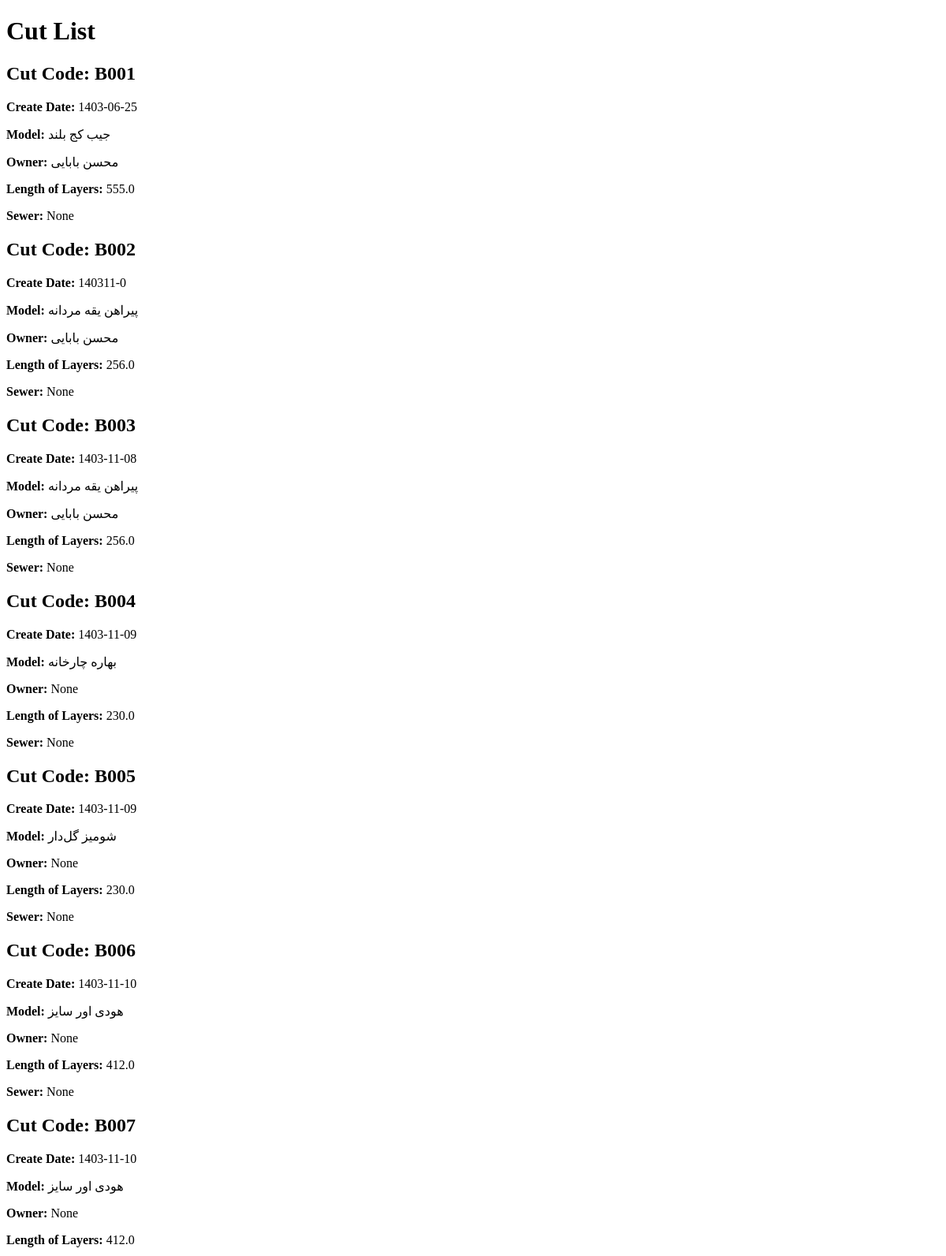
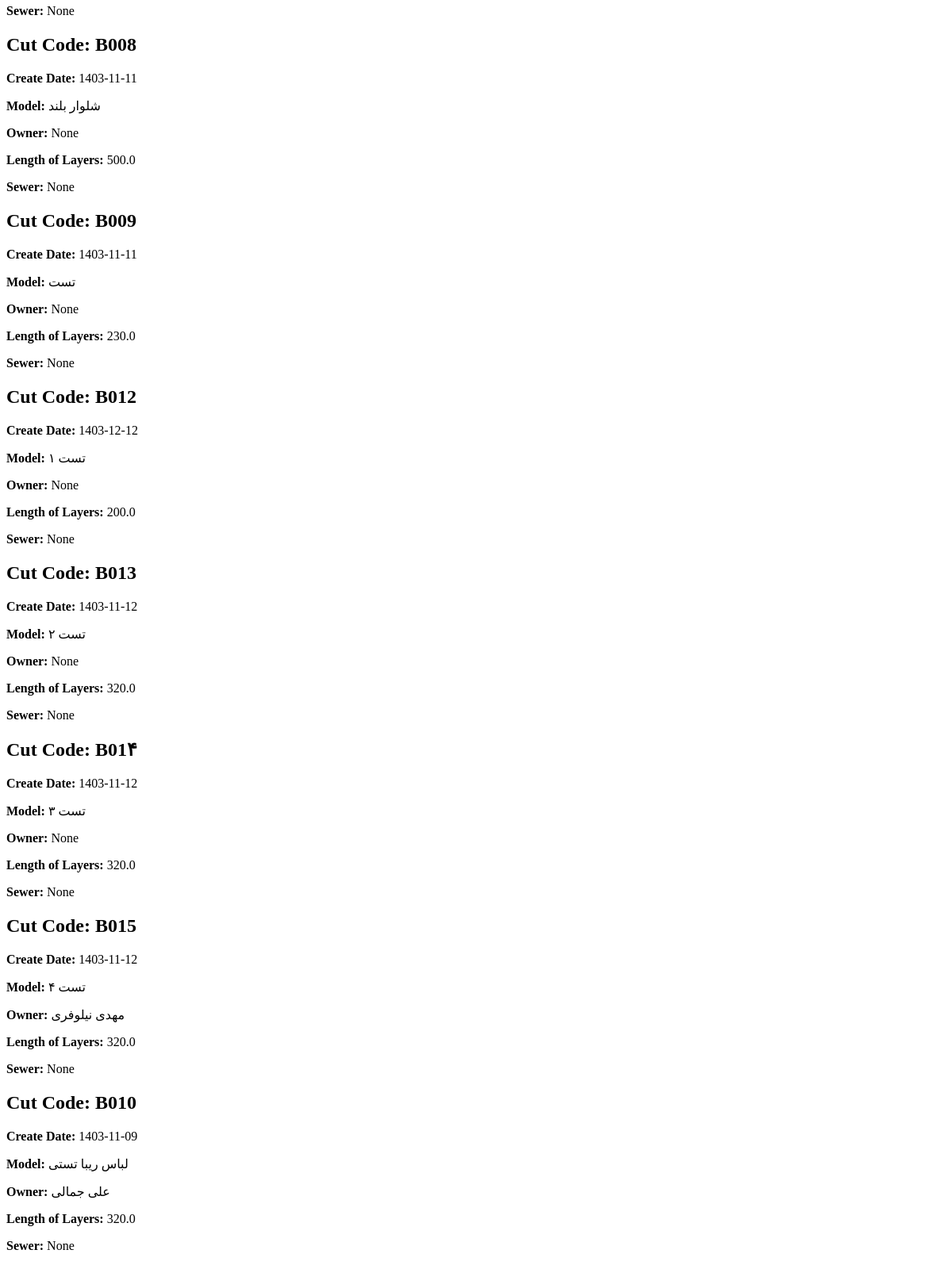
Before: /api/cut_list/ with the older database file (2 pictures, top to bottom).
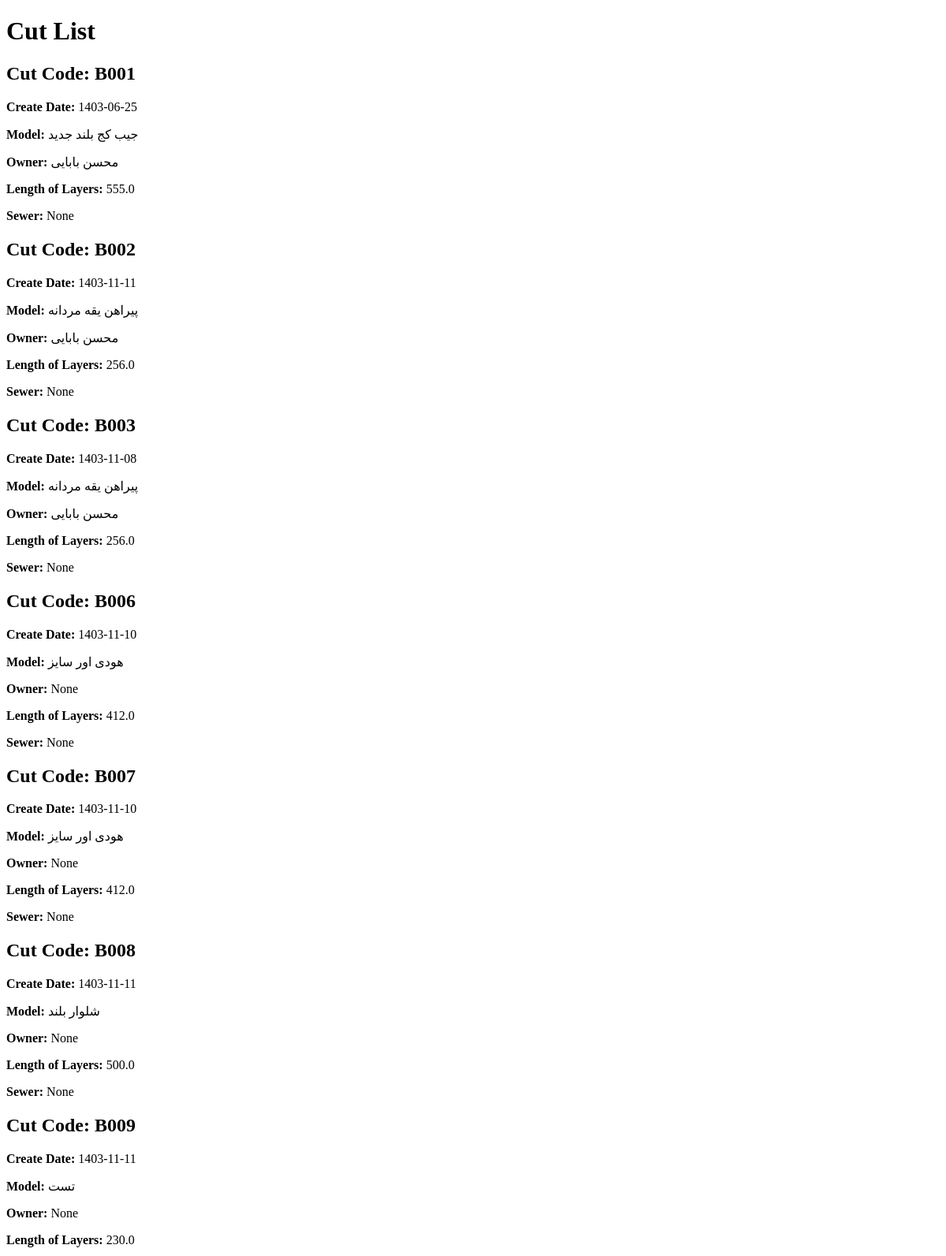
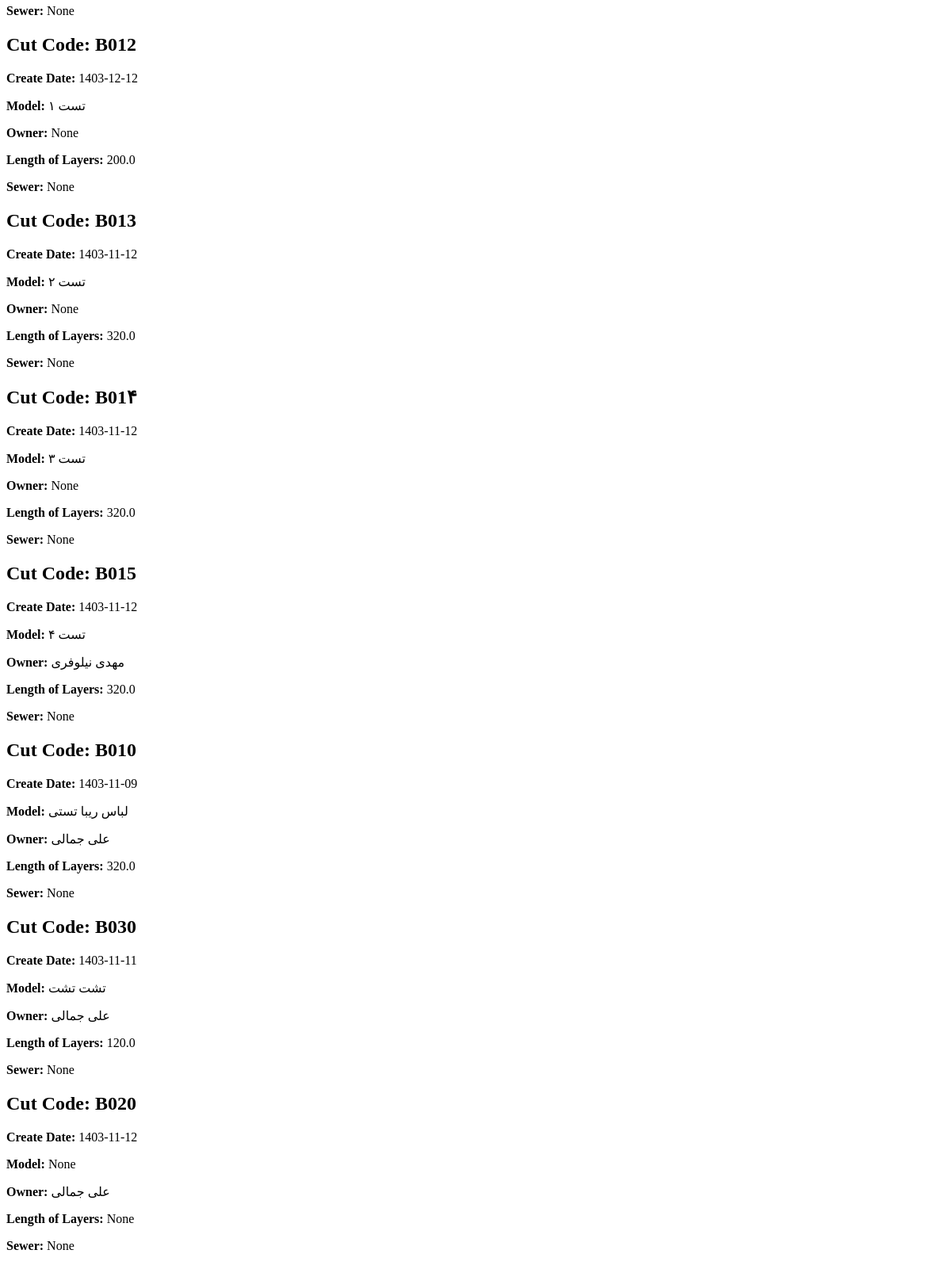
After: the same page with the newer database file (2 pictures, top to bottom).
### core/models.py (models this page shows, shortened)
class Cut(models.Model):
    cut_code = models.CharField(max_length=100, primary_key=True)
    create_date = models.CharField(max_length=10, blank=True, null=True)
    create_date_gregorian = models.DateField(blank=True, null=True)
    owner = models.ForeignKey(Producer, on_delete=models.CASCADE, blank=True, null=True)
    sewer = models.ForeignKey('SewingHouseWorker', on_delete=models.SET_NULL, null=True, related_name='cuts', blank=True)
    model_name = models.CharField(max_length=100, blank=True, null=True)
    model_code = models.CharField(max_length=100, blank=True, null=True)
    lai_per_unit = models.PositiveSmallIntegerField(blank=True, null=True)
    product_per_layer = models.PositiveSmallIntegerField(blank=True, null=True)
    size = models.CharField(max_length=1, choices=Sizes.choices, default=Sizes.FREE, blank=True, null=True)
    length_of_layers = models.FloatField(blank=True, null=True)
    cutting_price = models.PositiveSmallIntegerField(blank=True, null=True)
    sewing_price = models.PositiveSmallIntegerField(blank=True, null=True)
    cutting_price_raw = models.PositiveSmallIntegerField(blank=True, null=True)
    sewing_price_raw = models.PositiveSmallIntegerField(blank=True, null=True)
    class Mete:
        ordering = ['create_date_gregorian']

class Producer(models.Model):
    person = models.OneToOneField(Person, on_delete=models.CASCADE, primary_key=True)
    brand_name = models.CharField(max_length=100)
    def __str__(self) -> str:
        return self.person.name

class Person(models.Model):
    PERSON_TYPES = [
        ('producer', 'Producer'),
        ('sewing_worker', 'Sewing House Worker'),
        ('cut_worker', 'Cut House Worker'),
    ]
    name = models.CharField(max_length=100)
    phone_number = models.CharField(max_length=15)
    person_type = models.CharField(max_length=15, choices=PERSON_TYPES)

### core/views_func.py (the view)
# urls.py: path('cut_list/', cut_list, name='cut_list'),
def cut_list(request):
    cuts = Cut.objects.all()
    return render(request, 'workhouse/cut_list.html', {'cuts': cuts})

### core/templates/workhouse/cut_list.html (shortened to what this page needs)
<!DOCTYPE html>
<html>
<head>
</head>
<body>
    <h1>Cut List</h1>
    {% for cut in cuts %}
        <div class="cut-details">
            <h2>Cut Code: {{ cut.cut_code }}</h2>
            <p><strong>Create Date:</strong> {{ cut.create_date }}</p>
            <p><strong>Model:</strong> {{ cut.model_name }}</p>
            <p><strong>Owner:</strong> {{ cut.owner }}</p>
            <p><strong>Length of Layers:</strong> {{ cut.length_of_layers }}</p>
            <p><strong>Sewer:</strong> {{ cut.sewer }}</p>
        </div>
    {% endfor %}
</body>
</html>

### core/templates/workhouse/cut_list.html (style rules this page uses)
.cut-details { margin-bottom: 20px; }

Changed rows visible on the page:
removed Cut: cut_code "B004", create_date "1403-11-09", model_name "بهاره چارخانه", owner "None", length_of_layers "230.0", sewer "None"
removed Cut: cut_code "B005", create_date "1403-11-09", model_name "شومیز گل‌دار", owner "None", length_of_layers "230.0", sewer "None"
changed Cut "B001": model_name "جیب کج بلند" → "جیب کج بلند جدید"
changed Cut "B002": create_date "140311-0" → "1403-11-11"
added Cut: cut_code "B030", create_date "1403-11-11", model_name "تشت تشت", owner "علی جمالی", length_of_layers "120.0", sewer "None"
added Cut: cut_code "B020", create_date "1403-11-12", model_name "None", owner "علی جمالی", length_of_layers "None", sewer "None"
